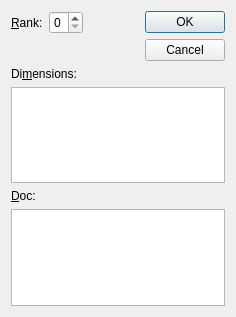
<?xml version="1.0" encoding="UTF-8"?>
<ui version="4.0">
 <class>DimensionsDlg</class>
 <widget class="QDialog" name="DimensionsDlg">
  <property name="geometry">
   <rect>
    <x>0</x>
    <y>0</y>
    <width>236</width>
    <height>317</height>
   </rect>
  </property>
  <property name="windowTitle">
   <string>Dialog</string>
  </property>
  <layout class="QGridLayout" name="gridLayout">
   <item row="0" column="0">
    <layout class="QVBoxLayout" name="verticalLayout">
     <item>
      <layout class="QHBoxLayout" name="horizontalLayout_2">
       <item>
        <layout class="QFormLayout" name="formLayout">
         <item row="0" column="0">
          <widget class="QLabel" name="rankLabel">
           <property name="text">
            <string>&amp;Rank:</string>
           </property>
           <property name="buddy">
            <cstring>rankSpinBox</cstring>
           </property>
          </widget>
         </item>
         <item row="0" column="1">
          <widget class="QSpinBox" name="rankSpinBox">
           <property name="maximum">
            <number>6</number>
           </property>
          </widget>
         </item>
        </layout>
       </item>
       <item>
        <spacer name="horizontalSpacer">
         <property name="orientation">
          <enum>Qt::Horizontal</enum>
         </property>
         <property name="sizeHint" stdset="0">
          <size>
           <width>40</width>
           <height>20</height>
          </size>
         </property>
        </spacer>
       </item>
       <item>
        <widget class="QDialogButtonBox" name="buttonBox">
         <property name="sizePolicy">
          <sizepolicy hsizetype="Fixed" vsizetype="Fixed">
           <horstretch>0</horstretch>
           <verstretch>0</verstretch>
          </sizepolicy>
         </property>
         <property name="orientation">
          <enum>Qt::Vertical</enum>
         </property>
         <property name="standardButtons">
          <set>QDialogButtonBox::Cancel|QDialogButtonBox::Ok</set>
         </property>
        </widget>
       </item>
      </layout>
     </item>
     <item>
      <widget class="QLabel" name="dimLabel">
       <property name="text">
        <string>Di&amp;mensions:</string>
       </property>
       <property name="buddy">
        <cstring>dimTableWidget</cstring>
       </property>
      </widget>
     </item>
     <item>
      <widget class="QTableWidget" name="dimTableWidget"/>
     </item>
     <item>
      <widget class="QLabel" name="docLabel">
       <property name="text">
        <string>&amp;Doc:</string>
       </property>
       <property name="buddy">
        <cstring>docTextEdit</cstring>
       </property>
      </widget>
     </item>
     <item>
      <widget class="QTextEdit" name="docTextEdit"/>
     </item>
    </layout>
   </item>
  </layout>
 </widget>
 <tabstops>
  <tabstop>rankSpinBox</tabstop>
  <tabstop>dimTableWidget</tabstop>
  <tabstop>docTextEdit</tabstop>
  <tabstop>buttonBox</tabstop>
 </tabstops>
 <resources/>
 <connections>
  <connection>
   <sender>buttonBox</sender>
   <signal>accepted()</signal>
   <receiver>DimensionsDlg</receiver>
   <slot>accept()</slot>
   <hints>
    <hint type="sourcelabel">
     <x>248</x>
     <y>254</y>
    </hint>
    <hint type="destinationlabel">
     <x>157</x>
     <y>274</y>
    </hint>
   </hints>
  </connection>
  <connection>
   <sender>buttonBox</sender>
   <signal>rejected()</signal>
   <receiver>DimensionsDlg</receiver>
   <slot>reject()</slot>
   <hints>
    <hint type="sourcelabel">
     <x>316</x>
     <y>260</y>
    </hint>
    <hint type="destinationlabel">
     <x>286</x>
     <y>274</y>
    </hint>
   </hints>
  </connection>
 </connections>
</ui>
